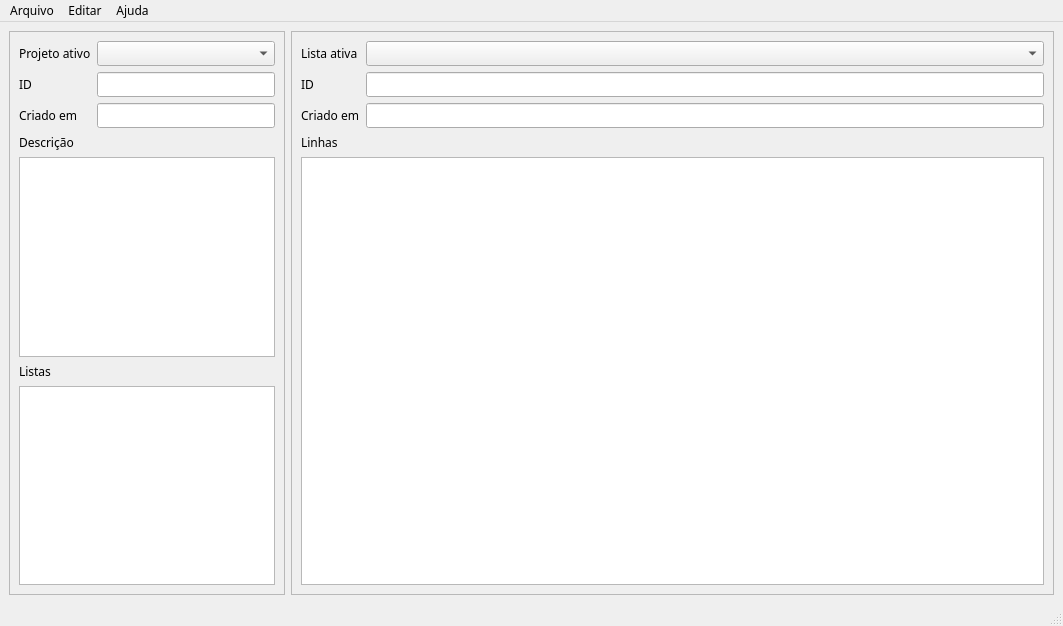
<?xml version="1.0" encoding="UTF-8"?>
<ui version="4.0">
 <class>Verteste</class>
 <widget class="QMainWindow" name="Verteste">
  <property name="geometry">
   <rect>
    <x>0</x>
    <y>0</y>
    <width>1063</width>
    <height>626</height>
   </rect>
  </property>
  <property name="font">
   <font>
    <family>Sans Serif</family>
   </font>
  </property>
  <property name="windowTitle">
   <string>Verteste</string>
  </property>
  <widget class="QWidget" name="centralwidget">
   <layout class="QGridLayout" name="gridLayout_3">
    <item row="0" column="0" alignment="Qt::AlignLeft">
     <widget class="QFrame" name="projFrame">
      <property name="frameShape">
       <enum>QFrame::StyledPanel</enum>
      </property>
      <property name="frameShadow">
       <enum>QFrame::Raised</enum>
      </property>
      <layout class="QGridLayout" name="gridLayout">
       <item row="0" column="1">
        <widget class="QComboBox" name="projComboBox"/>
       </item>
       <item row="0" column="0">
        <widget class="QLabel" name="projLabel">
         <property name="text">
          <string>Projeto ativo</string>
         </property>
         <property name="buddy">
          <cstring>projComboBox</cstring>
         </property>
        </widget>
       </item>
       <item row="2" column="0">
        <widget class="QLabel" name="projTimeLabel">
         <property name="text">
          <string>Criado em</string>
         </property>
         <property name="buddy">
          <cstring>projTimeLineEdit</cstring>
         </property>
        </widget>
       </item>
       <item row="1" column="0">
        <widget class="QLabel" name="projIdLabel">
         <property name="text">
          <string>ID</string>
         </property>
         <property name="buddy">
          <cstring>projIdLineEdit</cstring>
         </property>
        </widget>
       </item>
       <item row="7" column="0" colspan="2">
        <widget class="QTreeView" name="projTreeView">
         <property name="editTriggers">
          <set>QAbstractItemView::NoEditTriggers</set>
         </property>
        </widget>
       </item>
       <item row="3" column="0">
        <widget class="QLabel" name="projDescrLabel">
         <property name="text">
          <string>Descrição</string>
         </property>
         <property name="buddy">
          <cstring>projDescrTextEdit</cstring>
         </property>
        </widget>
       </item>
       <item row="1" column="1">
        <widget class="QLineEdit" name="projIdLineEdit">
         <property name="readOnly">
          <bool>true</bool>
         </property>
        </widget>
       </item>
       <item row="2" column="1">
        <widget class="QLineEdit" name="projTimeLineEdit">
         <property name="readOnly">
          <bool>true</bool>
         </property>
        </widget>
       </item>
       <item row="5" column="0" colspan="2">
        <widget class="QLabel" name="projListsLabel">
         <property name="text">
          <string>Listas</string>
         </property>
         <property name="buddy">
          <cstring>projTreeView</cstring>
         </property>
        </widget>
       </item>
       <item row="4" column="0" colspan="2">
        <widget class="QTextEdit" name="projDescrTextEdit">
         <property name="readOnly">
          <bool>true</bool>
         </property>
        </widget>
       </item>
      </layout>
     </widget>
    </item>
    <item row="0" column="1">
     <widget class="QFrame" name="listFrame">
      <property name="frameShape">
       <enum>QFrame::StyledPanel</enum>
      </property>
      <property name="frameShadow">
       <enum>QFrame::Raised</enum>
      </property>
      <layout class="QGridLayout" name="gridLayout_2">
       <item row="0" column="0">
        <widget class="QLabel" name="listLabel">
         <property name="text">
          <string>Lista ativa</string>
         </property>
         <property name="buddy">
          <cstring>listComboBox</cstring>
         </property>
        </widget>
       </item>
       <item row="1" column="1">
        <widget class="QLineEdit" name="listIdLineEdit">
         <property name="readOnly">
          <bool>true</bool>
         </property>
        </widget>
       </item>
       <item row="1" column="0">
        <widget class="QLabel" name="listIdLabel">
         <property name="text">
          <string>ID</string>
         </property>
         <property name="buddy">
          <cstring>listIdLineEdit</cstring>
         </property>
        </widget>
       </item>
       <item row="2" column="1">
        <widget class="QLineEdit" name="listTimeLineEdit">
         <property name="readOnly">
          <bool>true</bool>
         </property>
        </widget>
       </item>
       <item row="0" column="1">
        <widget class="QComboBox" name="listComboBox"/>
       </item>
       <item row="2" column="0">
        <widget class="QLabel" name="listTimeLabel">
         <property name="text">
          <string>Criado em</string>
         </property>
         <property name="buddy">
          <cstring>listTimeLineEdit</cstring>
         </property>
        </widget>
       </item>
       <item row="4" column="0" colspan="2">
        <widget class="QTableView" name="listTableView">
         <property name="editTriggers">
          <set>QAbstractItemView::NoEditTriggers</set>
         </property>
         <property name="selectionBehavior">
          <enum>QAbstractItemView::SelectRows</enum>
         </property>
        </widget>
       </item>
       <item row="3" column="0" colspan="2">
        <widget class="QLabel" name="listLinesLabel">
         <property name="text">
          <string>Linhas</string>
         </property>
         <property name="buddy">
          <cstring>listTableView</cstring>
         </property>
        </widget>
       </item>
      </layout>
     </widget>
    </item>
   </layout>
  </widget>
  <widget class="QMenuBar" name="menubar">
   <property name="geometry">
    <rect>
     <x>0</x>
     <y>0</y>
     <width>1063</width>
     <height>20</height>
    </rect>
   </property>
   <widget class="QMenu" name="menuArquivo">
    <property name="title">
     <string>Arquivo</string>
    </property>
    <addaction name="actionNovoProjeto"/>
    <addaction name="actionAbrirProjeto"/>
    <addaction name="actionAlterarProjeto"/>
    <addaction name="actionSalvarProjeto"/>
    <addaction name="actionFecharProjeto"/>
    <addaction name="separator"/>
    <addaction name="actionSair"/>
   </widget>
   <widget class="QMenu" name="menuEditar">
    <property name="title">
     <string>Editar</string>
    </property>
    <addaction name="actionNovaLista"/>
    <addaction name="actionAlterarLista"/>
    <addaction name="actionRemoverLista"/>
    <addaction name="separator"/>
    <addaction name="actionInserirLinha"/>
    <addaction name="actionAlterarLinha"/>
    <addaction name="actionRemoverLinha"/>
   </widget>
   <widget class="QMenu" name="menuAjuda">
    <property name="title">
     <string>Ajuda</string>
    </property>
    <addaction name="actionSobre"/>
    <addaction name="actionManual"/>
    <addaction name="actionHistorico"/>
   </widget>
   <addaction name="menuArquivo"/>
   <addaction name="menuEditar"/>
   <addaction name="menuAjuda"/>
  </widget>
  <widget class="QStatusBar" name="statusbar"/>
  <action name="actionNovoProjeto">
   <property name="text">
    <string>Novo projeto</string>
   </property>
   <property name="shortcut">
    <string>Ctrl+Shift+N</string>
   </property>
  </action>
  <action name="actionAbrirProjeto">
   <property name="text">
    <string>Abrir projeto</string>
   </property>
   <property name="shortcut">
    <string>Ctrl+O</string>
   </property>
  </action>
  <action name="actionSalvarProjeto">
   <property name="text">
    <string>Salvar projeto</string>
   </property>
   <property name="shortcut">
    <string>Ctrl+S</string>
   </property>
  </action>
  <action name="actionNovaLista">
   <property name="text">
    <string>Nova lista</string>
   </property>
   <property name="shortcut">
    <string>Ctrl+N</string>
   </property>
  </action>
  <action name="actionInserirLinha">
   <property name="text">
    <string>Inserir linha</string>
   </property>
   <property name="shortcut">
    <string>Ctrl+I</string>
   </property>
  </action>
  <action name="actionRemoverLinha">
   <property name="text">
    <string>Remover linha</string>
   </property>
   <property name="shortcut">
    <string>Ctrl+R</string>
   </property>
  </action>
  <action name="actionRemoverLista">
   <property name="text">
    <string>Remover lista</string>
   </property>
   <property name="shortcut">
    <string>Ctrl+D</string>
   </property>
  </action>
  <action name="actionSair">
   <property name="text">
    <string>Sair</string>
   </property>
   <property name="shortcut">
    <string>Ctrl+Q</string>
   </property>
  </action>
  <action name="actionAlterarLinha">
   <property name="text">
    <string>Alterar linha</string>
   </property>
   <property name="shortcut">
    <string>Ctrl+E</string>
   </property>
  </action>
  <action name="actionSobre">
   <property name="text">
    <string>Sobre</string>
   </property>
   <property name="shortcut">
    <string>Ctrl+Shift+B</string>
   </property>
  </action>
  <action name="actionManual">
   <property name="text">
    <string>Manual</string>
   </property>
   <property name="shortcut">
    <string>Ctrl+H</string>
   </property>
  </action>
  <action name="actionAlterarProjeto">
   <property name="text">
    <string>Alterar projeto</string>
   </property>
   <property name="shortcut">
    <string>Ctrl+Shift+E</string>
   </property>
  </action>
  <action name="actionAlterarLista">
   <property name="text">
    <string>Alterar lista</string>
   </property>
   <property name="shortcut">
    <string>Ctrl+A</string>
   </property>
  </action>
  <action name="actionHistorico">
   <property name="text">
    <string>Histórico</string>
   </property>
   <property name="shortcut">
    <string>Ctrl+Shift+H</string>
   </property>
  </action>
  <action name="actionFecharProjeto">
   <property name="text">
    <string>Fechar projeto</string>
   </property>
   <property name="shortcut">
    <string>Ctrl+Shift+C</string>
   </property>
  </action>
 </widget>
 <resources/>
 <connections/>
</ui>
